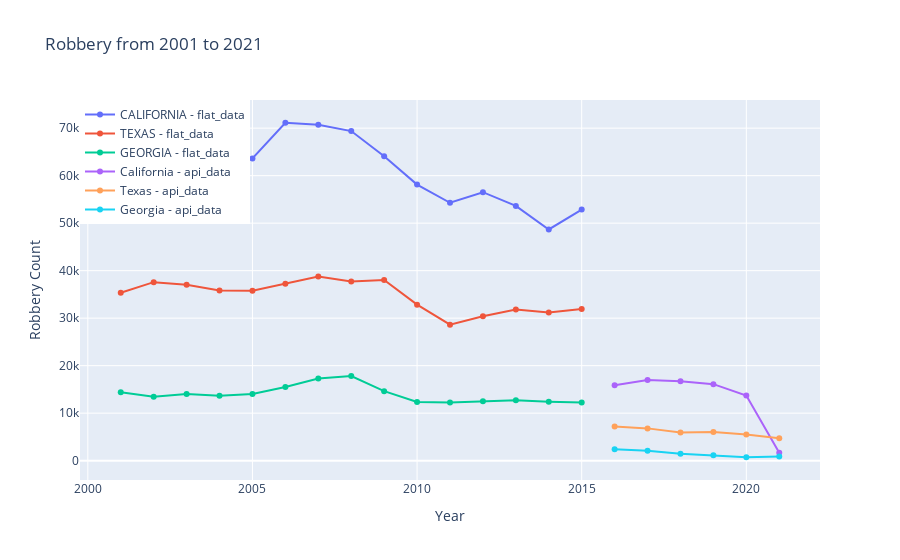

Source (notebook cell):
### Markdown cell above
## Second Visualization across two sources

### Code cell
# In order to create this visual, I took values from the flat_data table and api_data table.
# The graph is interactive.
filtered_flat = flat_data[(flat_data['jurisdiction'].isin(['CALIFORNIA', 'TEXAS', 'GEORGIA'])) & (flat_data['year'].between(2001, 2015))]

# Filter api_data for California, Texas, Florida
filtered_api = api_data[(api_data['State'].isin(['California', 'Texas', 'Georgia']))]

# Create a line graph
fig = go.Figure()

# Add line for flat_data
for jurisdiction in ['CALIFORNIA', 'TEXAS', 'GEORGIA']:
    fig.add_trace(
        go.Scatter(x=filtered_flat[filtered_flat['jurisdiction'] == jurisdiction]['year'],
                   y=filtered_flat[filtered_flat['jurisdiction'] == jurisdiction]['robbery'],
                   mode='lines+markers',
                   name=f'{jurisdiction} - flat_data')
    )

# Add line for api_data
for state in ['California', 'Texas', 'Georgia']:
    fig.add_trace(
        go.Scatter(x=filtered_api[filtered_api['State'] == state]['Year'],
                   y=filtered_api[filtered_api['State'] == state]['Robbery'],
                   mode='lines+markers',
                   name=f'{state} - api_data')
    )

# Update layout
fig.update_layout(title_text='Robbery from 2001 to 2021',
                  xaxis_title='Year',
                  yaxis_title='Robbery Count',
                  legend=dict(x=0, y=1, traceorder='normal'))

# Show the plot
fig.show()

### Figure 1 — Plotly figure (JSON) as saved in the notebook; plotly's stock layout.template omitted (floating-point values rounded to 4 significant figures)
{"data": [{"mode": "lines+markers", "name": "CALIFORNIA - flat_data", "type": "scatter", "x": [2001, 2002, 2003, 2004, 2005, 2006, 2007, 2008, 2009, 2010, 2011, 2012, 2013, 2014, 2015], "y": [64614, 64968, 63770, 61768, 63622, 71142, 70706, 69388, 64093, 58116, 54291, 56521, 53640, 48680, 52862]}, {"mode": "lines+markers", "name": "TEXAS - flat_data", "type": "scatter", "x": [2001, 2002, 2003, 2004, 2005, 2006, 2007, 2008, 2009, 2010, 2011, 2012, 2013, 2014, 2015], "y": [35348, 37580, 37017, 35817, 35790, 37256, 38778, 37739, 38022, 32843, 28620, 30385, 31810, 31181, 31934]}, {"mode": "lines+markers", "name": "GEORGIA - flat_data", "type": "scatter", "x": [2001, 2002, 2003, 2004, 2005, 2006, 2007, 2008, 2009, 2010, 2011, 2012, 2013, 2014, 2015], "y": [14402, 13432, 14043, 13656, 14041, 15511, 17291, 17808, 14631, 12372, 12266, 12502, 12704, 12417, 12247]}, {"mode": "lines+markers", "name": "California - api_data", "type": "scatter", "x": [2016, 2017, 2018, 2019, 2020, 2021], "y": [15895, 17001, 16715, 16113, 13703, 1680]}, {"mode": "lines+markers", "name": "Texas - api_data", "type": "scatter", "x": [2016, 2017, 2018, 2019, 2020, 2021], "y": [7212, 6797, 5954, 6029, 5526, 4740]}, {"mode": "lines+markers", "name": "Georgia - api_data", "type": "scatter", "x": [2016, 2017, 2018, 2019, 2020, 2021], "y": [2423, 2079, 1442, 1136, 718, 900]}], "layout": {"legend": {"traceorder": "normal", "x": 0, "y": 1}, "title": {"text": "Robbery from 2001 to 2021"}, "xaxis": {"title": {"text": "Year"}}, "yaxis": {"title": {"text": "Robbery Count"}}}}
